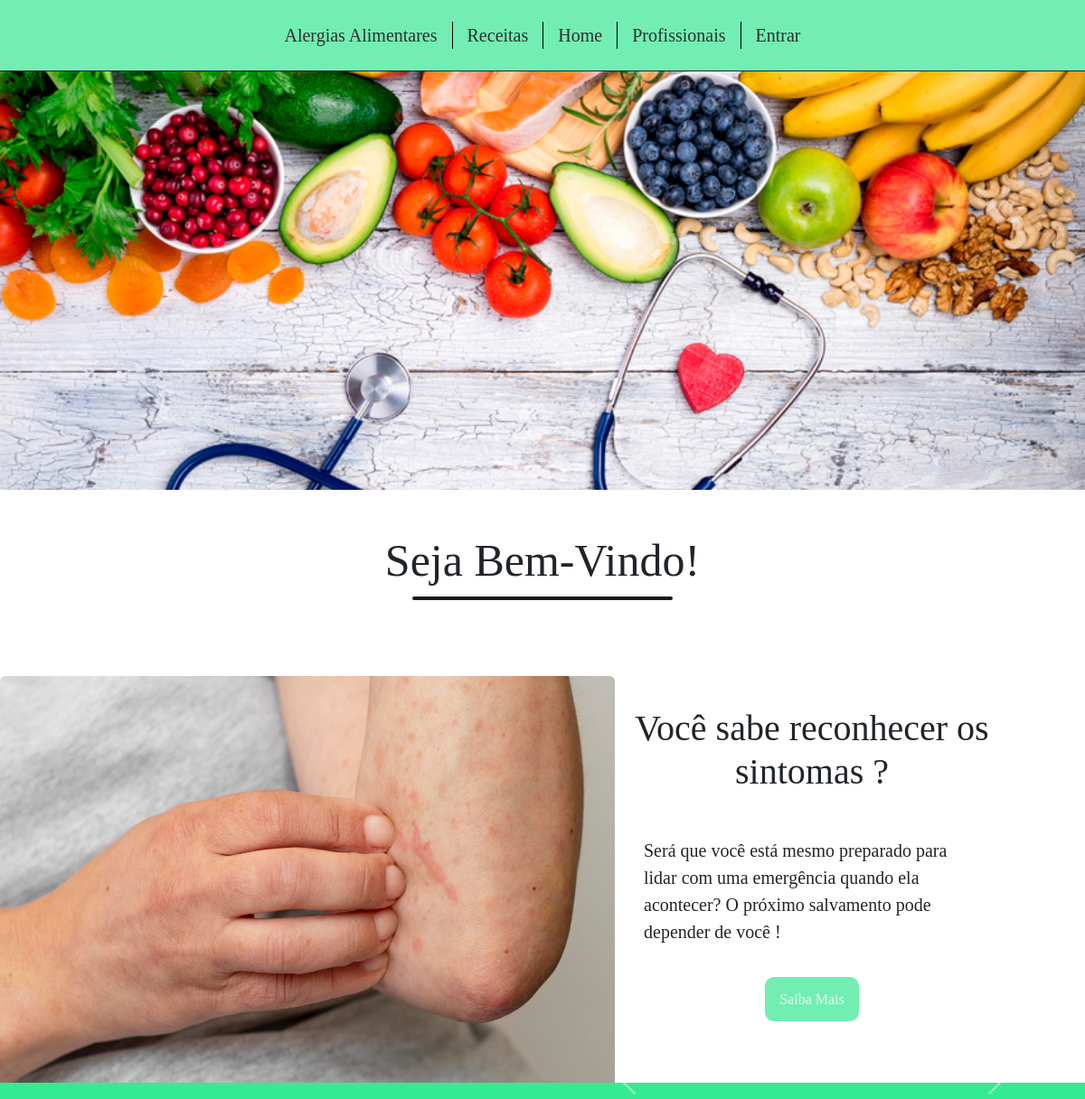
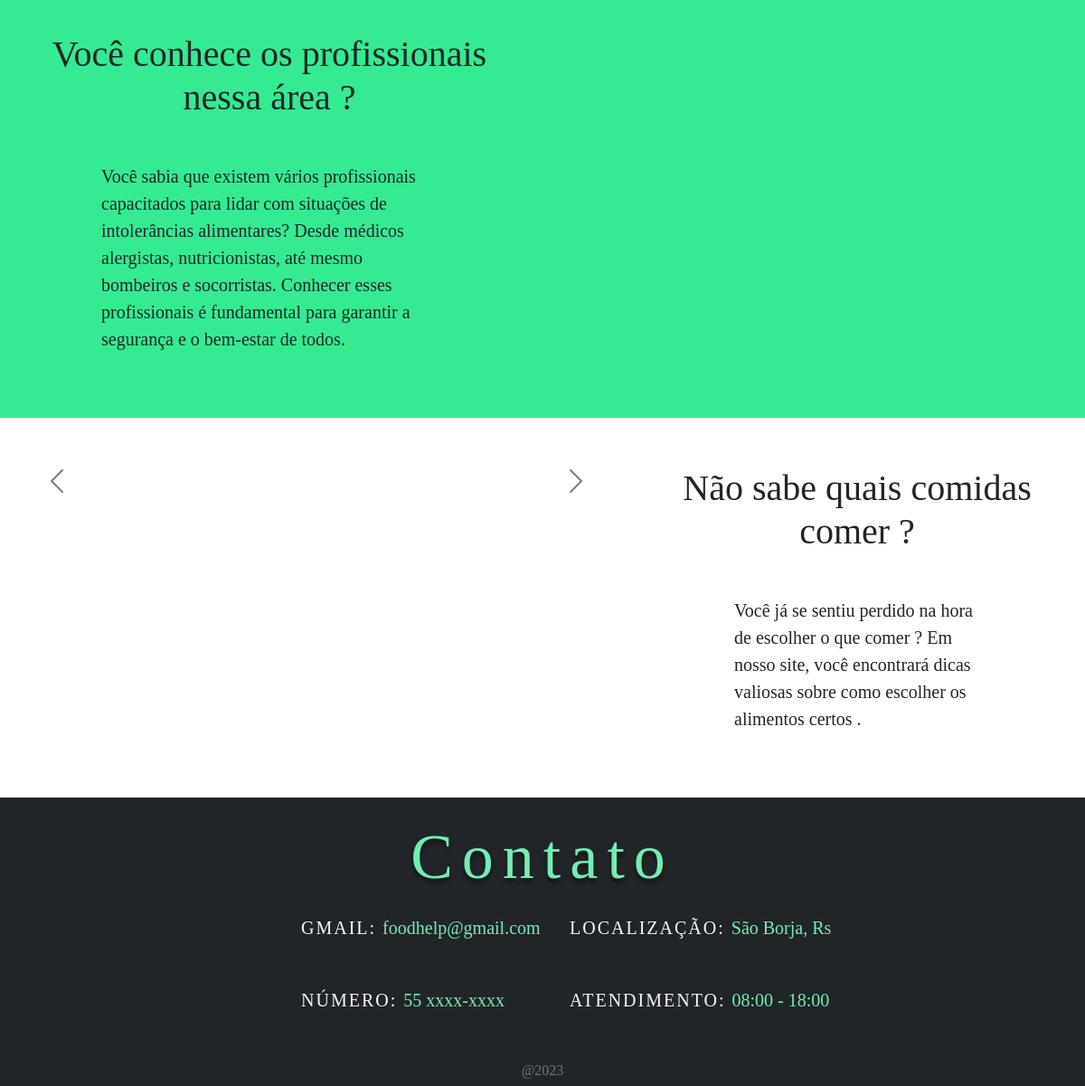
The page / on the database its author committed (2 pictures, top to bottom).
### tables this page shows
CREATE TABLE `home` (
  `IdHome` int(11) NOT NULL,
  `Titulo` varchar(100) DEFAULT NULL,
  `Conteudo` text DEFAULT NULL,
  `Foto` text DEFAULT NULL,
  `Cor` varchar(10) DEFAULT NULL,
  `Section` int(11) NOT NULL,
  `IdUsuario` int(11) NOT NULL
);

### index.php (the view, shortened to what this page needs)
<?php
    require_once "scripts/connection.php";
    $sql2 = "SELECT * FROM home WHERE Section = 2";
    $result2 = $conn->query($sql2);
    if ($result2->num_rows > 0) {
        while ($row2 = $result2->fetch_assoc()) {
            $titulo_section_2 = $row2["Titulo"];
            $conteudo_section_2 = $row2["Conteudo"];
            $foto_section_2 = $row2["Foto"];
            $cor_section_2 = $row2["Cor"];
        }
    }
    $sql3 = "SELECT * FROM home WHERE Section = 3";
    $result3 = $conn->query($sql3);
    if ($result3->num_rows > 0) {
        while ($row3 = $result3->fetch_assoc()) {
            $titulo_section_3 = $row3["Titulo"];
            $conteudo_section_3 = $row3["Conteudo"];
            $cor_section_3 = $row3["Cor"];
        }
    }
    $sql4 = "SELECT * FROM home WHERE Section = 0";
    $result4 = $conn->query($sql4);
    if ($result4->num_rows > 0) {
        while ($row4 = $result4->fetch_assoc()) {
            $cor_cabecalho = $row4["Cor"];
        }
    }
    $sql5 = "SELECT * FROM home WHERE Section = 1";
    $result5 = $conn->query($sql5);
    if ($result5->num_rows > 0) {
        while ($row5 = $result5->fetch_assoc()) {
            $foto_banner = $row5["Foto"];
        }
    }
    $sql6 = "SELECT * FROM home WHERE Section = 4";
    $result6 = $conn->query($sql6);
    if ($result6->num_rows > 0) {
        while ($row6 = $result6->fetch_assoc()) {
            $titulo_section_4 = $row6["Titulo"];
            $conteudo_section_4 = $row6["Conteudo"];
            $cor_section_4 = $row6["Cor"];
        }
    }
    $sql7 = "SELECT * FROM home WHERE Section = 51";
    $result7 = $conn->query($sql7);
    if ($result7->num_rows > 0) {
        while ($row7 = $result7->fetch_assoc()) {
            $conteudo_section_51 = $row7["Conteudo"];
        }
    }
    $sql8 = "SELECT * FROM home WHERE Section = 52";
    $result8 = $conn->query($sql8);
    if ($result8->num_rows > 0) {
        while ($row8 = $result8->fetch_assoc()) {
            $conteudo_section_52 = $row8["Conteudo"];
        }
    }
    $sql9 = "SELECT * FROM home WHERE Section = 53";
    $result9 = $conn->query($sql9);
    if ($result9->num_rows > 0) {
        while ($row9 = $result9->fetch_assoc()) {
            $conteudo_section_53 = $row9["Conteudo"];
        }
    }
    $sql10 = "SELECT * FROM home WHERE Section = 54";
    $result10  = $conn->query($sql10);
    if ($result10->num_rows > 0) {
        while ($row10 = $result10->fetch_assoc()) {
            $conteudo_section_54 = $row10["Conteudo"];
        }
    }
?>
<!DOCTYPE html>
<html lang="pt-br" class="bg-dark">
<head>
    <link href="https://cdn.jsdelivr.net/npm/bootstrap@5.3.0/dist/css/bootstrap.min.css" rel="stylesheet">
    <link flex href="https://unpkg.com/boxicons@2.1.4/css/boxicons.min.css" rel="stylesheet" />
    <link rel="stylesheet" href="https://cdn.jsdelivr.net/npm/bootstrap-icons@1.10.5/font/bootstrap-icons.css">
    <link rel="stylesheet" href="css/style-botao-flutuante.css">
    <link rel="stylesheet" href="css/style.css">
</head>
<body>
    <header class="conteiner">
        <nav class="navbar navbar-expand-md fixed-top py-4 border-bottom border-dark" style="background-color: <?php echo $cor_cabecalho;  ?>;">
            <div class="container-fluid col-8 justify-content-center">
                <div class=''><a href="views/alergia_alimentar.php" class="mx-3 item-nav">Alergias Alimentares</a></div>
                <div class='border-black border-start'><a href="views/receitas.php" class="mx-3 item-nav">Receitas</a></div>
                <div class='border-black border-start'><a href="" class="mx-3 item-nav">Home</a></div>
                <div class='border-black border-start'><a href="views/profissionais.php" class="mx-3 item-nav">Profissionais</a></div>
                <?php if (isset($_SESSION['id_usuario'])) { ?>
                    <div class='border-black border-start'><a type="button" data-bs-toggle="modal" data-bs-target="#modal_perfil" class="mx-3 item-nav">Perfil</a></div>
                <?php } else { ?>
                    <div class='border-black border-start'><a href="views/entrar.php" class="mx-3 item-nav">Entrar</a></div>
                <?php } ?>
            </div>
        </nav>
    </header>
    <main>
        <section class="section-1 mb-5">
            <div class="w-100 mt-5">
                <img src="fotos/outros/<?php echo $foto_banner; ?>" style="width: 100%;" alt="banner">
            </div>
            <h1 class="text-center my-5 text-h1">Seja Bem-Vindo!</h1>
        </section>
        <section class="section-2 mt-5" style="background-color: <?php echo $cor_section_2; ?>;">
            <div class="row g-0">
                <div class="col-5">
                    <img src="fotos/outros/<?php echo $foto_section_2; ?>" class="rounded-top" width="680px" height="450px" alt="foto alergia">
                </div>
                <div class="col-1"></div>
                <div class="col-5 ms-5" style="padding-top: 10px;">
                    <h1 class="text-center mt-4"><?php echo $titulo_section_2 ?></h1>
                    <p class="text-start m-5 px-3" style="font-size: 20px;"><?php echo $conteudo_section_2; ?></p>
                    <div class="text-center">
                        <a href="views/alergia_alimentar.php" style="border-radius: 10px; background-color: <?php echo $cor_cabecalho;  ?>;" class="btn-section-1 p-3">Saiba Mais</a>
                    </div>
                </div>
            </div>
        </section>
        <section class="section-3 pb-4" style="background-color: <?php echo $cor_section_3; ?>;">
            <div class="row g-0">
                <div class="col-5 ms-5" style="padding-top: 30px;">
                    <h1 class="text-center mt-4"><?php echo $titulo_section_3; ?></h1>
                    <p class="text-start m-5 px-3" style="font-size: 20px;"><?php echo $conteudo_section_3; ?></p>
                </div>
                <div class="col-1"></div>
                <div class="col-5">
                    <div class="container">
                        <div id="carouselExampleAutoplaying" class="carousel slide" data-bs-ride="carousel">
                            <button class="carousel-control-prev" type="button" data-bs-target="#carouselExampleAutoplaying" data-bs-slide="prev">
                                <span class="carousel-control-prev-icon" aria-hidden="true"></span>
                            </button>
                            <button class="carousel-control-next" type="button" data-bs-target="#carouselExampleAutoplaying" data-bs-slide="next">
                                <span class="carousel-control-next-icon" aria-hidden="true"></span>
                            </button>
                        </div>
                    </div>
                </div>
            </div>
        </section>
        <section class="section-4 pb-4 " style="background-color: <?php echo $cor_section_4; ?>;">
            <div class="row g-0">
                <div class="col-7" style="margin-top: 70px;">
                    <div class="container">
                        <div id="carouselExampleAutoplaying1" class="carousel carousel-dark slide" data-bs-ride="carousel">
                            <button class="carousel-control-prev" type="button" data-bs-target="#carouselExampleAutoplaying1" data-bs-slide="prev">
                                <span class="carousel-control-prev-icon" aria-hidden="true"></span>
                            </button>
                            <button class="carousel-control-next" type="button" data-bs-target="#carouselExampleAutoplaying1" data-bs-slide="next">
                                <span class="carousel-control-next-icon" aria-hidden="true"></span>
                            </button>
                        </div>
                    </div>
                </div>
                <div class="col-4 ms-5" style="padding-top: 30px;">
                    <h1 class="text-center mt-4"><?php echo $titulo_section_4; ?></h1>
                    <p class="text-start m-5 px-3" style="font-size: 20px;"><?php echo $conteudo_section_4; ?></p>
                </div>
            </div>
        </section>
        <footer class="bg-dark">
            <div class="pt-4">
                <h1 class="text-contato text-center" style="color: <?php echo $cor_cabecalho;  ?>;">Contato</h1>
            </div>
            <div class="mt-4 row ms-4" style="font-family: Inder;">
                <div class="col-3"></div>
                <div class="col-3">
                    <h5><span class="text-light" style="letter-spacing: 2px;">GMAIL: </span><span style="color: <?php echo $cor_cabecalho;  ?>;"><?php echo $conteudo_section_51; ?></span></h5>
                </div>
                <div class="col-4">
                    <h5><span class="text-light" style="letter-spacing: 2px;">LOCALIZAÇÃO: </span><span style="color: <?php echo $cor_cabecalho;  ?>;"><?php echo $conteudo_section_52; ?></span></h5>
                </div>
            </div>
            <div class="my-5 row  ms-4" style="font-family: Inder;">
                <div class="col-3"></div>
                <div class="col-3">
                    <h5><span class="text-light" style="letter-spacing: 2px;">NÚMERO: </span><span style="color: <?php echo $cor_cabecalho;  ?>;"><?php echo $conteudo_section_54; ?></span></h5>
                </div>
                <div class="col-4">
                    <h5><span class="text-light" style="letter-spacing: 2px;">ATENDIMENTO: </span><span style="color: <?php echo $cor_cabecalho;  ?>;"><?php echo $conteudo_section_53; ?></span></h5>
                </div>
            </div>
            <h6 class="text-secondary text-center">@2023</h6>
        </footer>
    </main>
</body>
</html>

### css/style-botao-flutuante.css (style rules this page uses)
body { overflow-x: hidden; }

### css/style.css (style rules this page uses)
* { margin: 0; padding: 0; border: 0; font-family: 'Times New Roman', Times, serif; }
.item-nav { position: relative; color: #302f2f; text-decoration: none; transition: color 0.3s ease-in-out; font-size: 20px; }
.item-nav:before { content: ""; position: absolute; width: 100%; height: 2px; bottom: -5px; left: 0; background-color: #f1f1f1; visibility: hidden; transform: scaleX(0); transition: all 0.6s ease-in-out; }
.item-nav:last-child { border-right: none; }
.text-contato { text-shadow: 0px 4px 4px rgba(0, 0, 0, 0.50); font-family: Itim; font-size: 70px; font-weight: 400; letter-spacing: 10px; }
footer { padding-bottom: 0; margin-bottom: 0; }
header { max-height: 100px; }
.text-h1 { font-size: 50px; position: relative; padding-bottom: 50px; }
.text-h1::after { content: ""; border-bottom: 4px solid #1a1a1a; position: absolute; width: 24%; top: 70px; left: 38%; border-radius: 5px; }
.btn-section-1 { text-decoration: none; color: rgba(255, 255, 255, 0.904); }
.section-3 { background-color: #80CCB1; }

### rows shown on the page
home: Foto (picture)
home: Foto (picture), Titulo "Você sabe reconhecer os sintomas ?", Conteudo "Será que você está mesmo preparado para lidar com uma emergência quando ela acontecer? O próximo salvamento pode depender de você !"
home: Titulo "Você conhece os profissionais nessa área ?", Conteudo "Você sabia que existem vários profissionais capacitados para lidar com situações de intolerâncias alimentares? Desde médicos alergistas, nutricionistas, até mesmo bombeiros e socorristas. Conhecer esses profissionais é fundamental para garantir a segurança e o bem-estar de todos."
home: Titulo "Não sabe quais comidas comer ?", Conteudo "Você já se sentiu perdido na hora de escolher o que comer ? Em nosso site, você encontrará dicas valiosas sobre como escolher os alimentos certos ."
home: Conteudo "foodhelp@gmail.com"
home: Conteudo "São Borja, Rs"
home: Conteudo "55 xxxx-xxxx"
home: Conteudo "08:00 - 18:00"
